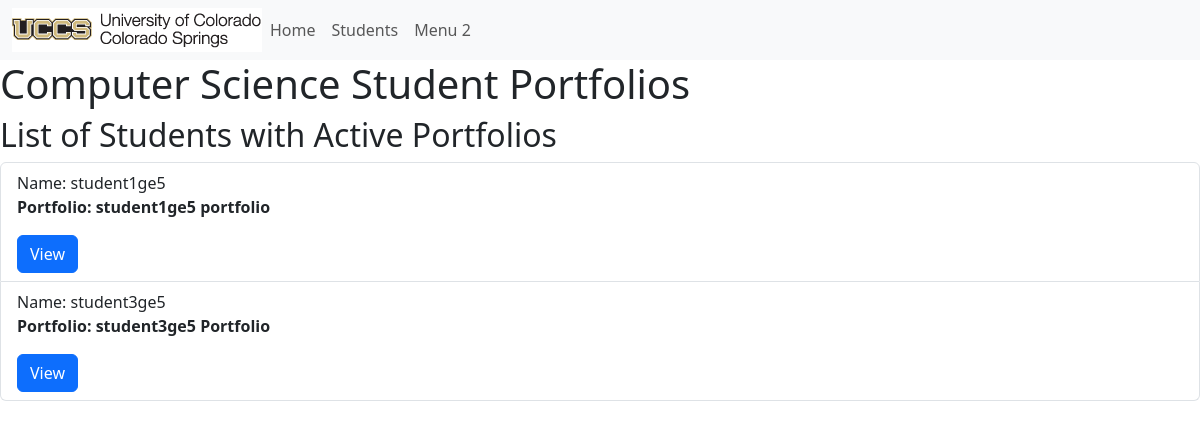
The page / on the database its author committed.
### portfolio_app/models.py (models this page shows, shortened)
class Student(models.Model):
    MAJOR = (
        ('CSCI-BS', 'BS in Computer Science'),
        ('CPEN-BS', 'BS in Computer Engineering'),
        ('BIGD-BI', 'BI in Game Design and Development'),
        ('BICS-BI', 'BI in Computer Science'),
        ('BISC-BI', 'BI in Computer Security'),
        ('CSCI-BA', 'BA in Computer Science'),
        ('DASE-BS', 'BS in Data Analytics and Systems Engineering')
        )
    name = models.CharField(max_length=200)
    email = models.CharField("UCCS Email", max_length=200)
    major = models.CharField(max_length=200, choices=MAJOR)
    portfolio = models.OneToOneField(Portfolio, on_delete=models.CASCADE, unique=True, default=None)
    def __str__(self):
        return self.name

class Portfolio(models.Model):
    title = models.CharField(max_length=200)
    contact_email = models.CharField(max_length=200)
    is_active = models.BooleanField(default=False)
    about = models.TextField(blank=True)
    def get_absolute_url(self):
        return reverse('portfolio-detail', args=[str(self.id)])

### portfolio_app/views.py (the view)
# urls.py: path('', views.index, name='index'),
def index(request):
    student_active_portfolios = Student.objects.select_related('portfolio').all().filter(portfolio__is_active=True)
    print("active portfolio query set", student_active_portfolios)
    return render( request, 'portfolio_app/index.html', {'student_active_portfolios':student_active_portfolios})

### portfolio_app/templates/portfolio_app/index.html
{% extends "portfolio_app/base_template.html" %}
{% block content %}
<h1> Computer Science Student Portfolios </h1>
<h2> List of Students with Active Portfolios </h2>
<ul class="list-group">
    {% for i in student_active_portfolios %}
    <li class="list-group-item">
        Name: {{i.name}}
        <p><strong> Portfolio: {{i.portfolio.title}} </strong></p>
        <a class="btn btn-primary" href="{{i.portfolio.get_absolute_url}}" role="button"> View </a>
    </li>
    {% endfor %}
</ul>
{% endblock %}

### rows shown on the page
Student: name "student1ge5", portfolio "student1ge5 portfolio"
Student: name "student3ge5", portfolio "student3ge5 Portfolio"
